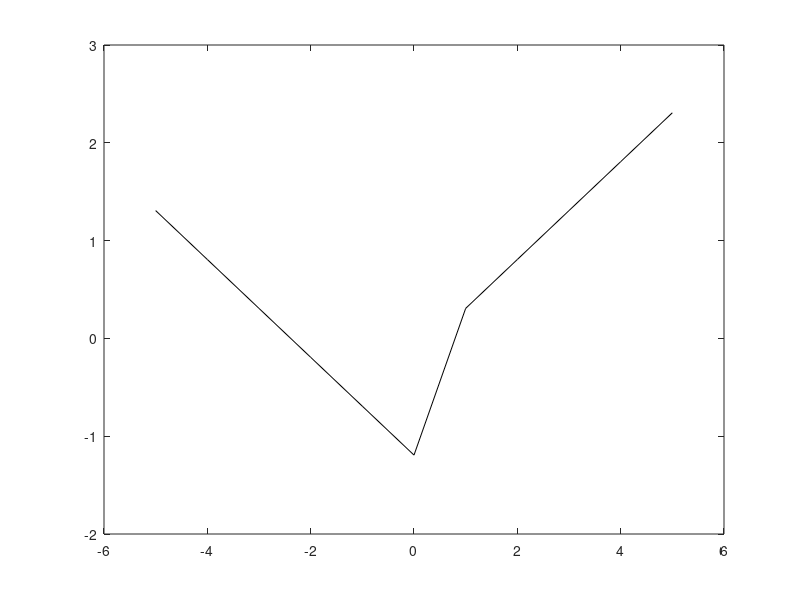

MATLAB code for this plot: (Note: this script raises an error after producing the figure.)
%%problem 1
%part(c)
x=-5:1:5;
y1=abs(x)-abs(x-1)/2+log(1/2);
figure
plot(x,y1,'black')
hold on 
yline(0,'-.red');
grid on
xlabel('x')
ylabel('y')
title('P_Y(0)=P_Y(1)=0.5')
%part(d)
x=-5:1:5;
y2=2*abs(x)-abs(x-1)+2*log(1/6);
figure
plot(x,y2,'black')
hold on 
yline(0,'-.red');
grid on
xlabel('x')
ylabel('y')
title('P_Y(0)=0.75, P_Y(1)=0.25')